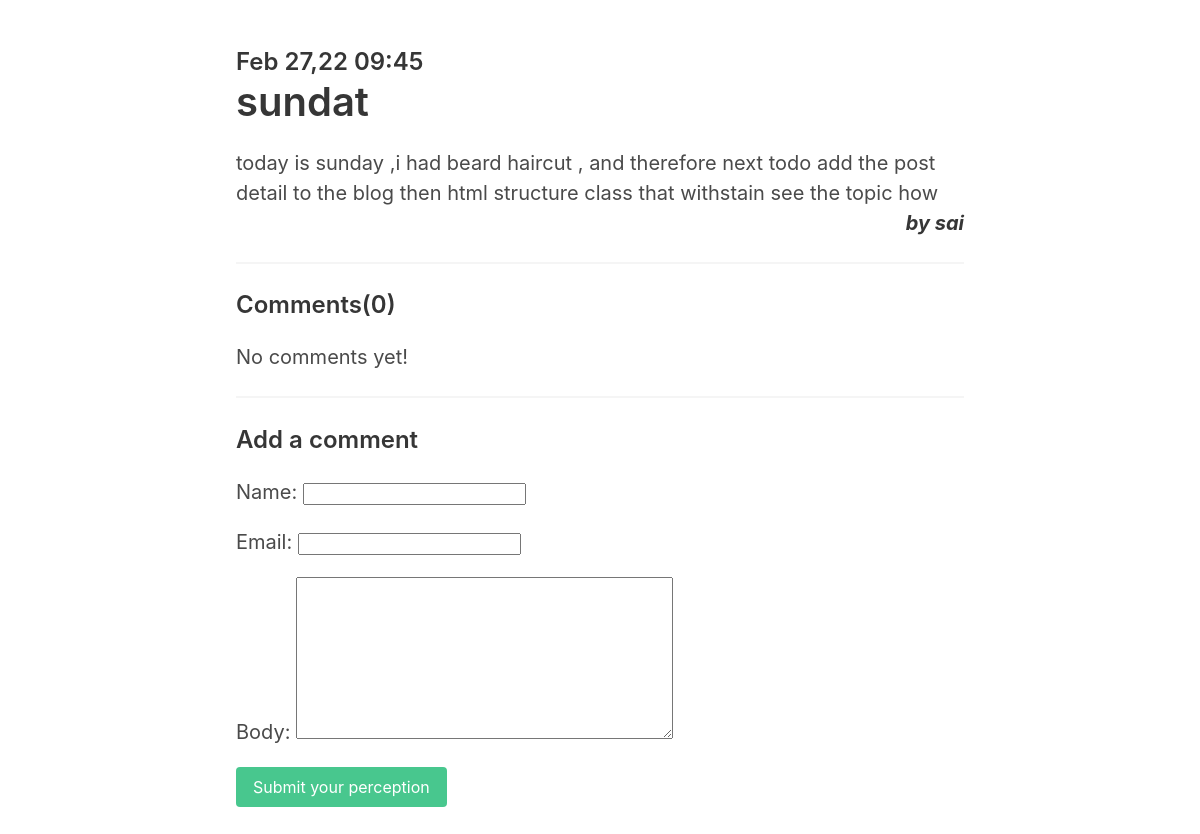
Page /postdetail/44 on the earlier database version.
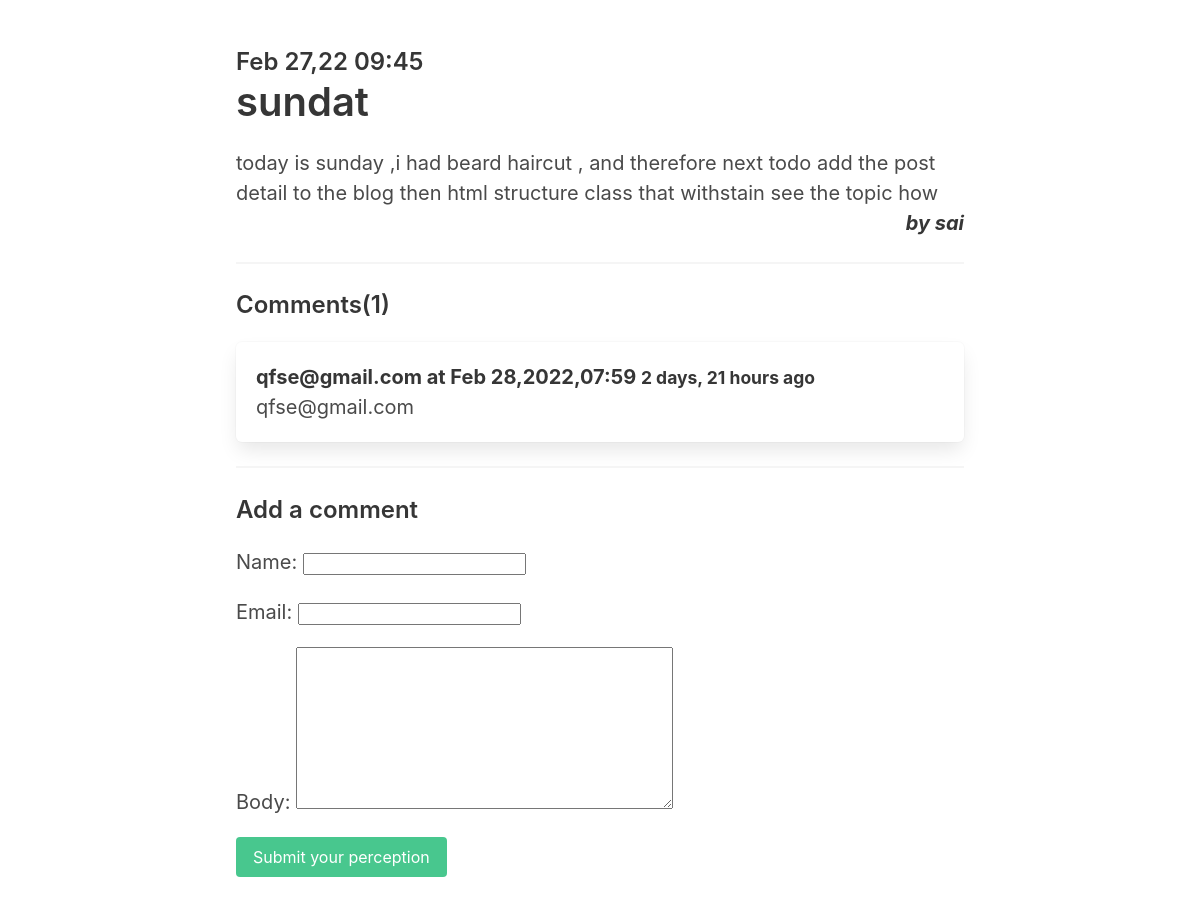
Same page on the later database version.
### myapi/models.py (models this page shows, shortened)
class Posts(models.Model):
    aurt = models.CharField(max_length=15,default=User)
    title = models.CharField(max_length=20)
    content = models.TextField()
    image = models.ImageField(upload_to='media/uploads/',blank=True,null=True)
    date = models.DateTimeField(blank=True,default=timezone.now)
    Username = models.ForeignKey(User, on_delete=models.CASCADE, null=True, default=1)
    class Meta:
        verbose_name_plural="Posts"
    class Meta:
        ordering = ['-date', ]

class User(models.Model):
        Username = models.CharField(max_length=40)
        email = models.CharField(max_length=50, unique=True)
        phone = models.CharField(max_length=30)
        pass1 = models.CharField(max_length=200)
        def __str__(self):
            return self.Username

class comment(models.Model):
    post = models.ForeignKey(Posts,null=True,related_name="comments",on_delete=models.CASCADE)
    name = models.CharField(max_length=255)
    email = models.EmailField()
    body = models.TextField()
    createdat = models.DateTimeField(blank=True,default=timezone.now)

### myapi/views.py (the view)
# urls.py: path('postdetail/<int:id>',postdetail,name="postdetail"),
def postdetail(request,id):
    pdata= Posts.objects.get(id=id)
    if request.method == 'POST':
        form = CommentForm(request.POST)
        if form.is_valid():
            comment = form.save(commit=False)
            comment.post = pdata
            comment.save()
            return redirect('postdetail',id=pdata.id)
    else:
        form = CommentForm()
    return render(request, "post_detail.html", {'pdata': pdata, 'form': form,"id":pdata.id})

### myapi/forms.py
class CommentForm(forms.ModelForm):
    class Meta:
        model = comment
        fields = ('name', 'email', 'body')

### myapi/templates/post_detail.html (shortened to what the changed rows need)
<!DOCTYPE html>
<html lang="en">
<head>
    <link rel="stylesheet" href="https://unpkg.com/bulma@0.9.3/css/bulma.min.css" />
  <link href="https://stackpath.bootstrapcdn.com/font-awesome/4.7.0/css/font-awesome.min.css" rel="stylesheet"
>
</head>
<body>
{% block body %}
{% if pdata.image %}
<div class="container" style="position:relative; margin-top:40px;"></div>
    <figure class="image mb-6">
        <img src="{{pdata.image.url}}">
    </figure>
<section class="section" style="position:absolute;
margin-top:-1050px; border-radius: 6px; height:fit-content; background-color: #ffffff3b;
box-shadow: 0 0.5em 1em -0.125em rgb(10 10 10 / 10%), 0 0 0 1px rgb(10 10 10 / 2%); border: 1px solid #fffffab; width:1150px;margin-left:80px; padding-bottom:-25px;">
          <div class="columns " style="padding-bottom:-25px;">
            <div class="column is-8 is-offset-2">
              <div class="content is-medium">
                <h2 class="subtitle is-4" style="hover{color:white;}">{{pdata.date|date:'M d,y h:i'}}</h2>
                <h1 class="title">{{pdata.title}}</h1>
                <p>
                    {{pdata.content}}
                    <br><strong class="h3">by {{pdata.Username}}</strong><br>
                </p>
                  <hr>
                  <h2 class="subtitle is-4">Comments({{pdata.comments.all|length}})</h2>
                  {% if not pdata.comments.all %}
                    <p>
                        No comments yet!
                    </p>
                  {% endif %}
                  {% for comment in pdata.comments.all %}
                    <article class="media box" style="background-color: #ffffffab;">
                        <div class="media-content">
                            <strong>{{comment.name}} at {{comment.createdat|date:'M d,y h:i'}} <br>
                                <small>{{comment.createdat|timesince}} ago</small></strong><br>
                                {{comment.body}}
                        </div>
                    </article>
                  {% endfor %}
                  <hr>
                  <h2 class="subtitle is-4">Add a comment</h2>
                <form method="post" class="mb-6" action="/postdetail/{{id}}">
                    {% csrf_token %}
                    {{form.as_p}}
                    <div class="field">
                        <div class="control">
                            <button class="button is-success" type="submit">Submit your perception</button>
                        </div>
                    </div>
                </form>
              </div>
            </div>
          </div>
        </section>
{% else %}
<section class="section">
          <div class="columns">
            <div class="column is-8 is-offset-2">
              <div class="content is-medium">
                <h2 class="subtitle is-4">{{pdata.date|date:'M d,y h:i'}}</h2>
                <h1 class="title">{{pdata.title}}</h1>
                <p>
                    {{pdata.content}}
                    <br><strong class="h3">by {{pdata.Username}}</strong><br>
                </p>
                  <hr>
                  <h2 class="subtitle is-4">Comments({{pdata.comments.all|length}})</h2>
                  {% if not pdata.comments.all %}
                    <p>
                        No comments yet!
                    </p>
                  {% endif %}
                  {% for comment in pdata.comments.all %}
                    <article class="media box">
                        <div class="media-content">
                            <strong>{{comment.name}} at {{comment.createdat|date:'M d,Y,h:i'}}
                                <small>{{comment.createdat|timesince}} ago</small></strong><br>
                                {{comment.body}}
                        </div>
                    </article>
                  {% endfor %}
                  <hr>
                  <h2 class="subtitle is-4">Add a comment</h2>
                <form method="post" class="mb-6" action="/postdetail/{{id}}">
                    {{form.as_p}}
                    <div class="field">
                        <div class="control">
                            <button class="button is-success" type="submit">Submit your perception</button>
                        </div>
                    </div>
                </form>
              </div>
            </div>
          </div>
        </section>
{% endif %}
{% endblock %}
</body>
</html>

Differences in the rows shown:
computed for Posts "sundat": comments.all|length "0" → "1"
added comment: name "qfse@gmail.com", createdat "Feb 28,2022,07:59", createdat "2 days, 21 hours", body "qfse@gmail.com"
Other differences:
text no longer shown: "No comments yet!"
